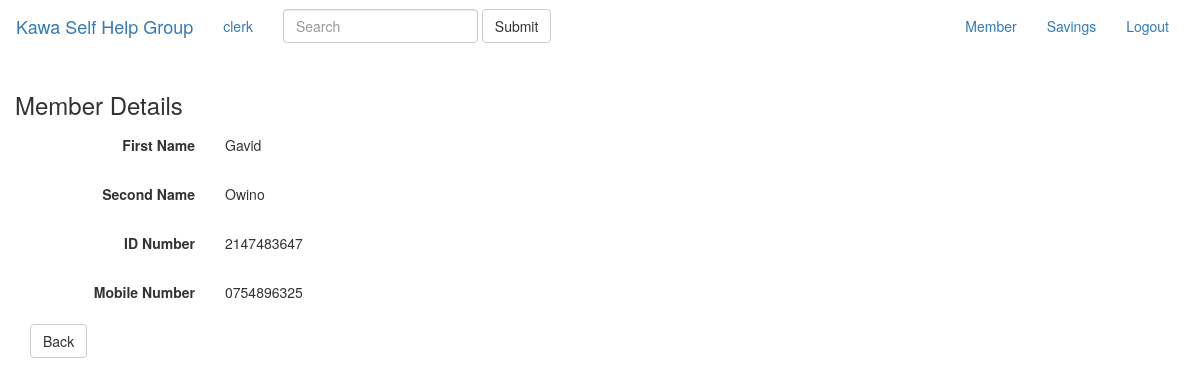
The page /member/read_member.php?id=13 (signed in) on the database its author committed.
### tables this page shows
CREATE TABLE `members` (
  `id` int(11) NOT NULL,
  `first_name` varchar(100) NOT NULL,
  `second_name` varchar(100) NOT NULL,
  `id_number` int(100) NOT NULL,
  `mobile` varchar(100) NOT NULL
);

### member/read_member.php (the view, shortened to what this page needs)
<?php include('../header/body_layout.php');?>
<?php
$id = null;
if ( !empty($_GET['id'])) {
  $id = $_REQUEST['id'];
}
if ( null==$id ) {
  header("Location: index.php");
} else {
  $pdo = Database::connect();
  $pdo->setAttribute(PDO::ATTR_ERRMODE, PDO::ERRMODE_EXCEPTION);
  $sql = "SELECT * FROM members where id = ?";
  $q = $pdo->prepare($sql);
  $q->execute(array($id));
  $data = $q->fetch(PDO::FETCH_ASSOC);
}
?>
<div class="container">
  <div class="span10 offset1">
    <div class="row">
      <h3>Member Details</h3>
    </div>
    <form class="form-horizontal">
      <div class="form-group">
        <label class="col-sm-2 control-label">First Name</label>
        <div class="col-sm-10">
          <p class="form-control-static"><?php echo $data['first_name'];?></p>
        </div>
      </div>
      <div class="form-group">
        <label class="col-sm-2 control-label">Second Name</label>
        <div class="col-sm-10">
          <p class="form-control-static"><?php echo $data['second_name'];?></p>
        </div>
      </div>
      <div class="form-group">
        <label class="col-sm-2 control-label">ID Number</label>
        <div class="col-sm-10">
          <p class="form-control-static"><?php echo $data['id_number'];?></p>
        </div>
      </div>
      <div class="form-group">
        <label class="col-sm-2 control-label">Mobile Number</label>
        <div class="col-sm-10">
          <p class="form-control-static"><?php echo $data['mobile'];?></p>
        </div>
      </div>
      <div class="form-actions">
        <a class="btn btn-default" href="index.php">Back</a>
      </div>
    </form>
  </div>
</div>

### rows shown on the page
members: first_name "Gavid", second_name "Owino", id_number "2147483647", mobile "0754896325"

### other values the page prints
$title "Kawa Self Help Group"
$_SESSION["username"] "clerk"
